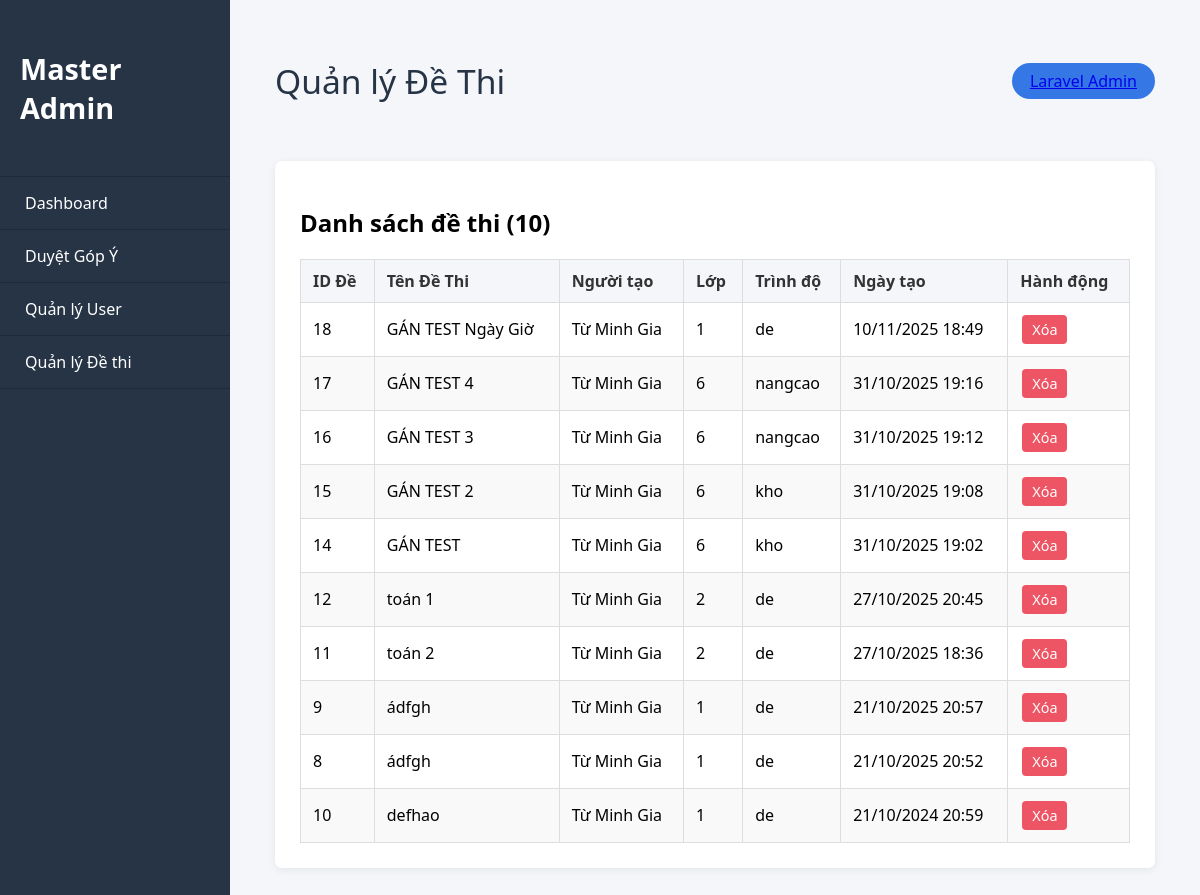
Screenshot of /Admin/manager_de.php with the database file from the repository.
### tables this page shows
CREATE TABLE `ten_de` (
  `ID_TD` int(11) NOT NULL,
  `ten_de` varchar(255) NOT NULL,
  `trinh_do` enum('de','binhthuong','kho','nangcao','tonghop') NOT NULL,
  `lop_hoc` tinyint(4) NOT NULL,
  `IDACC` int(11) NOT NULL,
  `ngay_tao` datetime NOT NULL DEFAULT current_timestamp(),
  `thoi_luong_phut` int(11) NOT NULL DEFAULT 45,
  `thoi_gian_bat_dau` datetime DEFAULT NULL,
  `thoi_gian_ket_thuc` datetime DEFAULT NULL
);

CREATE TABLE `account` (
  `IDACC` int(11) NOT NULL,
  `username` varchar(50) NOT NULL,
  `email` varchar(100) DEFAULT NULL,
  `ho_ten` varchar(100) DEFAULT NULL,
  `ngay_sinh` date DEFAULT NULL,
  `gioi_tinh` enum('Nam','Nữ','Khác') DEFAULT NULL,
  `password` varchar(255) NOT NULL,
  `quyen` tinyint(4) NOT NULL CHECK (`quyen` in (1,2,3)),
  `ngay_tao` datetime DEFAULT NULL,
  `avatar` varchar(255) DEFAULT NULL
);

### Admin/manager_de.php (the view, shortened to what this page needs)
<?php
require_once '../Check/Connect.php';
$sql = "SELECT
            td.ID_TD,
            td.ten_de,
            td.trinh_do,
            td.lop_hoc,
            td.ngay_tao,
            ac.ho_ten,
            ac.username
        FROM ten_de AS td
        LEFT JOIN account AS ac ON td.IDACC = ac.IDACC
        ORDER BY td.ngay_tao DESC";
$all_tests = $conn->query($sql);
?>
<!DOCTYPE html>
<html lang="en">
<head>
    <link rel="stylesheet" href="../CSS/Admin/AdminHome.css">
</head>
<body>
    <div class="admin-container">
        <aside class="sidebar">
            <div class="sidebar-header">
                <h2>Master Admin</h2>
            </div>
            <ul class="sidebar-menu">
                <li><a href="Adminhome.php" style="color:white; text-decoration:none;">Dashboard</a></li>
                <li><a href="manage_ideas.php" style="color:white; text-decoration:none;">Duyệt Góp Ý</a></li>
                <li><a href="manage_users.php" style="color:white; text-decoration:none;">Quản lý User</a></li>
                <li><a href="manager_de.php" style="color:white; text-decoration:none;">Quản lý Đề thi</a></li>
            </ul>
        </aside>
        <main class="dashboard">
            <div class="dashboard-header">
                <h1>Quản lý Đề Thi</h1>
                <div class="profile"><a href="../Guest/profile.php">Laravel Admin</a></div>
            </div>
            <section id="tests">
                <h2>Danh sách đề thi (<?php echo $all_tests->num_rows; ?>)</h2>
                <table class="test-table">
                    <thead>
                        <tr>
                            <th>ID Đề</th>
                            <th>Tên Đề Thi</th>
                            <th>Người tạo</th>
                            <th>Lớp</th>
                            <th>Trình độ</th>
                            <th>Ngày tạo</th>
                            <th>Hành động</th>
                        </tr>
                    </thead>
                    <tbody>
                        <?php if ($all_tests->num_rows > 0): ?>
                            <?php while($row = $all_tests->fetch_assoc()): ?>
                                <tr>
                                    <td><?php echo $row['ID_TD']; ?></td>
                                    <td><?php echo htmlspecialchars($row['ten_de']); ?></td>
                                    <td>
                                        <?php
                                            echo htmlspecialchars($row['ho_ten'] ? $row['ho_ten'] : ($row['username'] ? $row['username'] : 'N/A'));
                                        ?>
                                    </td>
                                    <td><?php echo htmlspecialchars($row['lop_hoc']); ?></td>
                                    <td><?php echo htmlspecialchars($row['trinh_do']); ?></td>
                                    <td><?php echo date('d/m/Y H:i', strtotime($row['ngay_tao'])); ?></td>
                                    <td>
                                        <a href="manager_de.php?delete_id=<?php echo $row['ID_TD']; ?>" class="action-link btn-delete" onclick="return confirm('Bạn có chắc chắn muốn xóa đề thi này không? Mọi câu hỏi trong đề cũng sẽ bị xóa vĩnh viễn!');">Xóa</a>
                                    </td>
                                </tr>
                            <?php endwhile; ?>
                        <?php else: ?>
                            <tr>
                                <td colspan="7" style="text-align: center;">Không có đề thi nào.</td>
                            </tr>
                        <?php endif; ?>
                    </tbody>
                </table>
            </section>
        </main>
    </div>
</body>
</html>

### CSS/Admin/AdminHome.css (style rules this page uses)
body { margin: 0; padding: 0; font-family: 'Segoe UI', Arial, sans-serif; background: #f4f6fa; }
.admin-container { display: flex; min-height: 100vh; }
.sidebar { width: 230px; background: #263446; color: #fff; flex-shrink: 0; display: flex; flex-direction: column; }
.sidebar-header { padding: 25px 20px; font-size: 1.2em; border-bottom: 1px solid #1f2a38; }
.sidebar-menu { list-style: none; padding: 0; margin: 0; flex: 1; }
.sidebar-menu li { padding: 15px 25px; border-bottom: 1px solid #1f2a38; cursor: pointer; transition: background 0.18s; }
.dashboard { flex: 1; padding: 35px 45px; }
.dashboard-header { display: flex; justify-content: space-between; align-items: center; margin-bottom: 35px; }
.dashboard-header h1 { font-size: 2.1em; color: #263446; font-weight: 500; }
.dashboard-header .profile { background: #3578e5; color: #fff; padding: 7px 18px; border-radius: 19px; font-size: 1em; }
section { background: #fff; border-radius: 7px; box-shadow: 0 2px 8px rgba(0,0,0,0.07); max-width: 900px; margin: 40px auto; padding: 20px; }

### Admin/manager_de.php (style rules this page uses)
.dashboard section { background: #fff; border-radius: 7px; box-shadow: 0 2px 8px rgba(0,0,0,0.07); padding: 25px; margin-top: 20px; }
.test-table { width: 100%; border-collapse: collapse; margin-top: 20px; }
.test-table th, .test-table td { border: 1px solid #ddd; padding: 10px 12px; text-align: left; }
.test-table th { background-color: #f4f6fa; color: #333; }
.test-table tr:nth-child(even) { background-color: #f9f9f9; }
.action-link { display: inline-block; padding: 5px 10px; color: #fff; text-decoration: none; border-radius: 4px; font-size: 0.9em; margin: 2px; transition: opacity 0.2s; }
.btn-delete { background-color: #ed5565; }

### rows the page displays
ten_de: ID_TD "18", ten_de "GÁN TEST Ngày Giờ", IDACC.ho_ten "Từ Minh Gia", lop_hoc "1", trinh_do "de", ngay_tao "10/11/2025 18:49"
ten_de: ID_TD "17", ten_de "GÁN TEST 4", IDACC.ho_ten "Từ Minh Gia", lop_hoc "6", trinh_do "nangcao", ngay_tao "31/10/2025 19:16"
ten_de: ID_TD "16", ten_de "GÁN TEST 3", IDACC.ho_ten "Từ Minh Gia", lop_hoc "6", trinh_do "nangcao", ngay_tao "31/10/2025 19:12"
ten_de: ID_TD "15", ten_de "GÁN TEST 2", IDACC.ho_ten "Từ Minh Gia", lop_hoc "6", trinh_do "kho", ngay_tao "31/10/2025 19:08"
ten_de: ID_TD "14", ten_de "GÁN TEST", IDACC.ho_ten "Từ Minh Gia", lop_hoc "6", trinh_do "kho", ngay_tao "31/10/2025 19:02"
ten_de: ID_TD "12", ten_de "toán 1", IDACC.ho_ten "Từ Minh Gia", lop_hoc "2", trinh_do "de", ngay_tao "27/10/2025 20:45"
ten_de: ID_TD "11", ten_de "toán 2", IDACC.ho_ten "Từ Minh Gia", lop_hoc "2", trinh_do "de", ngay_tao "27/10/2025 18:36"
ten_de: ID_TD "9", ten_de "ádfgh", IDACC.ho_ten "Từ Minh Gia", lop_hoc "1", trinh_do "de", ngay_tao "21/10/2025 20:57"
ten_de: ID_TD "8", ten_de "ádfgh", IDACC.ho_ten "Từ Minh Gia", lop_hoc "1", trinh_do "de", ngay_tao "21/10/2025 20:52"
ten_de: ID_TD "10", ten_de "defhao", IDACC.ho_ten "Từ Minh Gia", lop_hoc "1", trinh_do "de", ngay_tao "21/10/2024 20:59"

### other values shown
$all_tests->num_rows "10"
